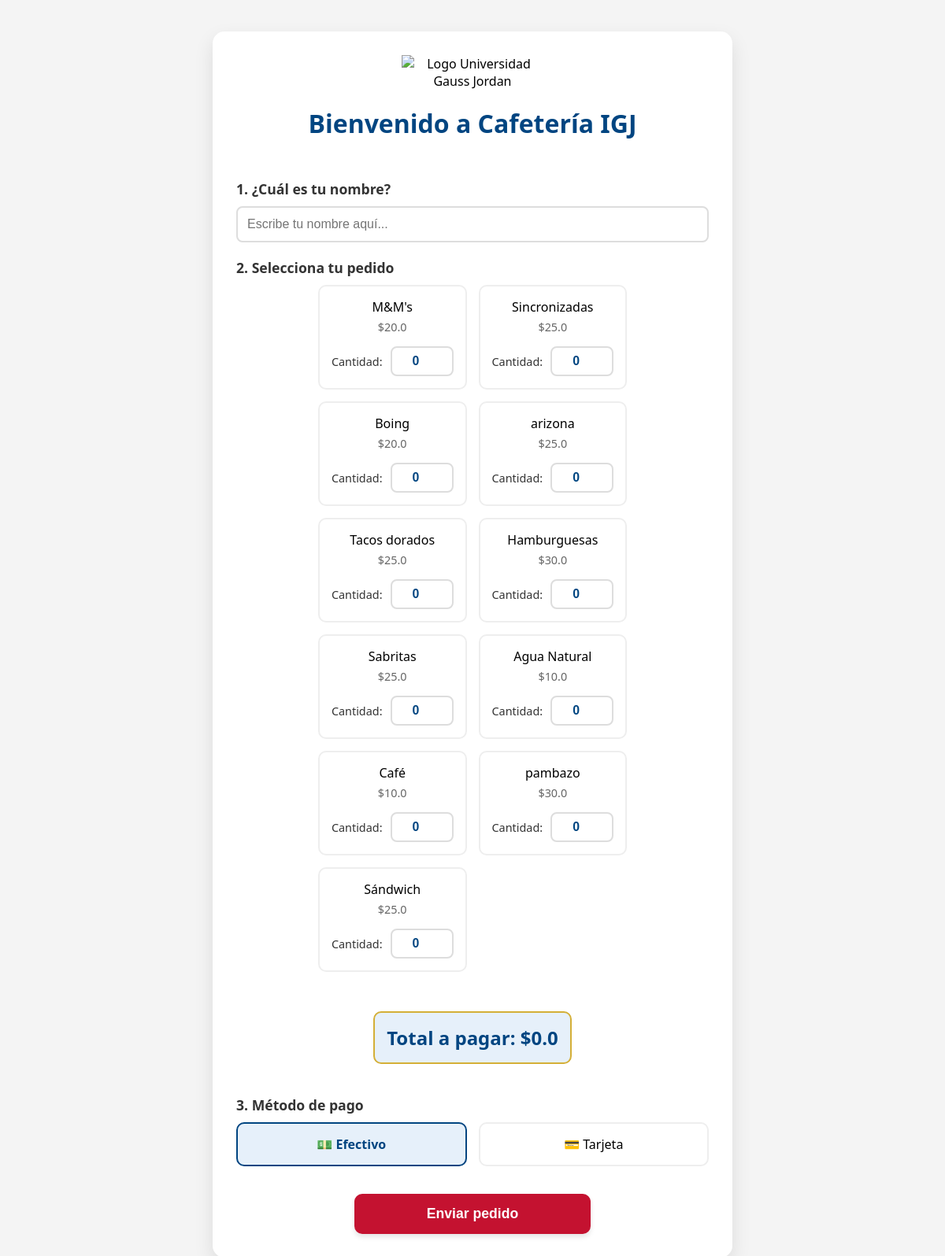
The page / on the database its author committed.
### tables this page shows
CREATE TABLE Productos (
        id_producto INTEGER PRIMARY KEY AUTOINCREMENT,
        nombre TEXT NOT NULL,
        precio REAL NOT NULL,
        categoria TEXT,
        disponible BOOLEAN
    );

### rutas/cliente.py (the view)
@cliente_bp.route("/")
def inicio():
    conexion = conectar_db()
    cursor = conexion.cursor()
    cursor.execute("SELECT nombre, precio FROM Productos WHERE disponible = 1")
    productos = cursor.fetchall()
    conexion.close()
    return render_template("index.html", productos=productos)

### db_manager.py (called while the page is built)
def conectar_db():
    return sqlite3.connect("database.db", check_same_thread=False)

### templates/index.html (shortened to what this page needs)
<!DOCTYPE html>
<html lang="es">
<head>
    <link rel="stylesheet" href="{{ url_for('static', filename='style.css') }}">
</head>
<body>
<div class="container">
    <div style="text-align: center; margin-bottom: 15px;">
        <img src="https://gaussjordan.edu.mx/images/rrss/logo.webp" alt="Logo Universidad Gauss Jordan" style="max-width: 180px; height: auto;">
    </div>
    <h1>Bienvenido a Cafetería IGJ</h1>
    <form action="/nuevo_pedido" method="POST">
        <div class="section-title">1. ¿Cuál es tu nombre?</div>
        <input type="text" name="cliente" placeholder="Escribe tu nombre aquí..." required>
        <div class="section-title">2. Selecciona tu pedido</div>
        <div class="menu-grid">
        {% if productos %}
            {% for producto in productos %}
            <div class="menu-item">
                <div class="menu-label">
                    {{ producto[0] }} <br>
                    <span>${{ producto[1] }}</span>
                    <div class="qty-container">
                        <label>Cantidad:</label>
                        <input type="number" name="cantidad_{{ producto[0] }}" min="0" max="10" value="0" class="qty-input" data-precio="{{ producto[1] }}" oninput="calcularTotal()">
                    </div>
                </div>
            </div>
            {% endfor %}
        {% else %}
            <p>No hay productos disponibles en este momento.</p>
        {% endif %}
        </div>
        <div style="text-align: center; margin: 20px 0; padding: 15px; background-color: var(--azul-claro); border-radius: 10px; border: 2px solid var(--dorado);">
            <h2 style="margin: 0; color: var(--azul-principal);">Total a pagar: $<span id="total-etiqueta">0.0</span></h2>
        </div>
        <div class="section-title">3. Método de pago</div>
        <div class="payment-options">
            <div class="pay-item">
                <label class="pay-label" for="pago1">💵 Efectivo</label>
            </div>
            <div class="pay-item">
                <label class="pay-label" for="pago2">💳 Tarjeta</label>
            </div>
        </div>
        <button type="submit" class="submit-btn">Enviar pedido</button>
    </form>
</div>
</body>
</html>

### static/style.css (style rules this page uses)
:root { --azul-principal: #004581; --rojo-acento: #C41230; --dorado: #D4AF37; --azul-claro: #e6f0fa; --gris-suave: #f4f4f4; }
body { font-family: 'Segoe UI', Tahoma, Geneva, Verdana, sans-serif; background-color: var(--gris-suave); display: flex; justify-content: center; padding: 40px 20px; margin: 0; }
.container { background: white; padding: 30px; border-radius: 15px; box-shadow: 0 10px 25px rgba(0,0,0,0.1); max-width: 600px; width: 100%; }
h1 { color: var(--azul-principal); margin-bottom: 30px; text-align: center; }
.section-title { text-align: left; font-weight: bold; margin: 20px 0 10px; font-size: 1.1em; color: #333; }
input[type="text"] { width: 100%; padding: 12px; border: 2px solid #ddd; border-radius: 8px; box-sizing: border-box; font-size: 16px; transition: border-color 0.3s; }
.menu-grid { display: grid; grid-template-columns: repeat(2, 1fr); gap: 15px; margin-bottom: 30px; }
.pay-item input[type="radio"]:checked + .pay-label { border-color: var(--azul-principal); background-color: var(--azul-claro); color: var(--azul-principal); font-weight: bold; }
.qty-container { margin-top: 15px; display: flex; justify-content: center; align-items: center; gap: 10px; font-size: 0.9em; color: #333; }
.qty-input { width: 60px; padding: 8px; border: 2px solid #ddd; border-radius: 8px; text-align: center; font-size: 1.1em; font-weight: bold; color: var(--azul-principal); }
.menu-label, .pay-label { display: block; padding: 15px; background: white; border: 2px solid #eee; border-radius: 10px; cursor: pointer; transition: all 0.2s; text-align: center; }
.menu-label span { display: block; font-size: 0.9em; color: #666; margin-top: 5px; }
.menu-item input[type="radio"]:checked + .menu-label, .pay-item input[type="radio"]:checked + .pay-label { border-color: var(--azul-principal); background-color: var(--azul-claro); font-weight: bold; }
form { display: flex; flex-direction: column; align-items: center; width: 100%; }
form .section-title { align-self: flex-start; width: 100%; }
.payment-options { display: flex; gap: 15px; width: 100%; margin-bottom: 25px; justify-content: center; }
.pay-item { flex: 1; }
button.submit-btn { width: 100%; max-width: 300px; background-color: var(--rojo-acento); color: white; padding: 15px; border: none; border-radius: 10px; font-size: 1.1em; font-weight: bold; cursor: pointer; transition: transform 0.2s, background 0.3s; margin-top: 10px; box-shadow: 0 4px 6px rgba(0,0,0,0.1); }

### rows shown on the page
Productos: nombre "M&M's", precio "20.0"
Productos: nombre "Sincronizadas", precio "25.0"
Productos: nombre "Boing", precio "20.0"
Productos: nombre "arizona", precio "25.0"
Productos: nombre "Tacos dorados", precio "25.0"
Productos: nombre "Hamburguesas", precio "30.0"
Productos: nombre "Sabritas", precio "25.0"
Productos: nombre "Agua Natural", precio "10.0"
Productos: nombre "Café", precio "10.0"
Productos: nombre "pambazo", precio "30.0"
Productos: nombre "Sándwich", precio "25.0"
